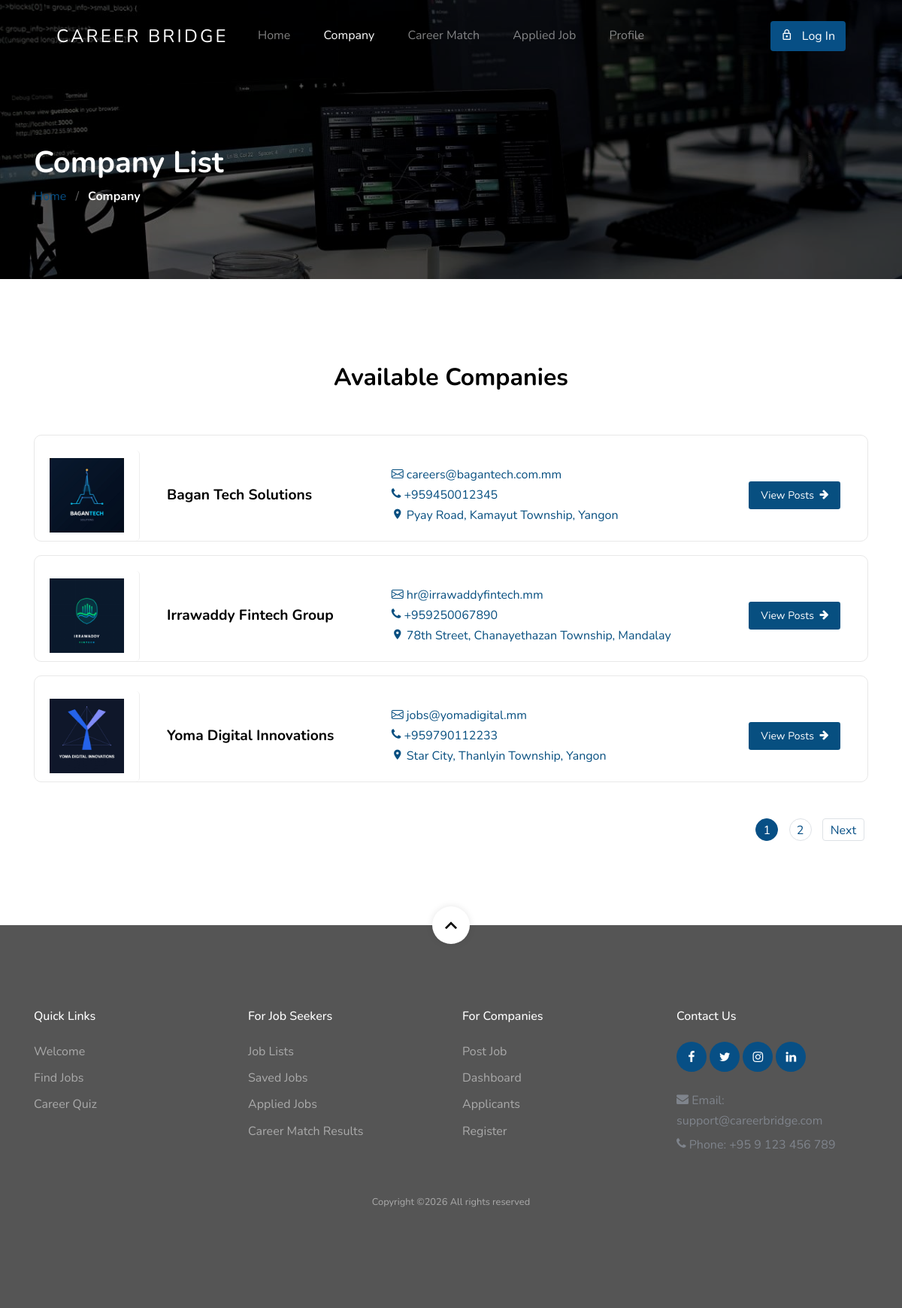
The page /company_list_view on the database its author committed.
### myapp/models.py (models this page shows, shortened)
class Company(models.Model):
    company_name = models.CharField(max_length=200)
    email = models.EmailField(unique=True)
    password = models.CharField(max_length=255)
    EMAIL_PROVIDER = [
        ('gmail', 'Gmail'),
        ('outlook', 'Outlook'),
        ('custom', 'Custom'),
    ]
    email_provider = models.CharField(
        max_length=20,
        choices=EMAIL_PROVIDER,
        default='gmail'
    )
    email_app_password = models.CharField(
    max_length=255,
    blank=True,
    null=True
)
    smtp_host = models.CharField(
        max_length=255,
        blank=True,
        null=True
    )
    smtp_port = models.IntegerField(
        default=587
    )
    phone = models.CharField(max_length=15)
    description = models.TextField()
    website = models.URLField(blank=True)
    address = models.TextField()
    profile_image = models.ImageField(upload_to='profile/', blank=True, null=True)
    tagline = models.CharField(max_length=255, blank=True, null=True)
    facebook = models.CharField(max_length=255, blank=True, null=True)
    twitter = models.CharField(max_length=255, blank=True, null=True)
    linkedin = models.CharField(max_length=255, blank=True, null=True)

### myapp/views.py (the view)
# urls.py: path('company_list_view', company_list_view, name='company_list_view'),
def company_list_view(request):
    employee = None
    employee_id = request.session.get('employee_id')
    if employee_id:
        employee = Employee.objects.filter(id=employee_id).first()
    companies = Company.objects.all()
    paginator = Paginator(companies, 3)
    page_number = request.GET.get("page")
    companies_page = paginator.get_page(page_number)
    context = {
        'companies': companies_page,
        'employee': employee,
    }
    return render(request, 'company_list_view.html', context)

### templates/company_list_view.html (shortened to what this page needs)
{% load static %}
<!DOCTYPE html>
<html lang="en">
<head>
<link rel="stylesheet" href="{% static 'css/custom-bs.css' %}">
<link rel="stylesheet" href="{% static 'css/jquery.fancybox.min.css' %}">
<link rel="stylesheet" href="{% static 'css/bootstrap-select.min.css' %}">
<link rel="stylesheet" href="{% static 'fonts/icomoon/style.css' %}">
<link rel="stylesheet" href="{% static 'fonts/line-icons/style.css' %}">
<link rel="stylesheet" href="{% static 'css/owl.carousel.min.css' %}">
<link rel="stylesheet" href="{% static 'css/animate.min.css' %}">
<link rel="stylesheet" href="{% static 'css/style.css' %}">
<link rel="stylesheet" href="https://cdn.jsdelivr.net/npm/bootstrap-icons@1.13.1/font/bootstrap-icons.min.css">
</head>
<body id="top">
<div class="site-wrap">
<header class="site-navbar mt-3">
<div class="container-fluid">
<div class="row align-items-center">
<div class="site-logo col-6">
<a href="{% url 'homeview' %}">
Career Bridge
</a>
</div>
<nav class="mx-auto site-navigation">
<ul class="site-menu js-clone-nav d-none d-xl-block ml-0 pl-0">
<li>
<a href="{% url 'homeview' %}">
Home
</a>
</li>
<li>
<a href="{% url 'company_list_view' %}" class="nav-link active">
Company
</a>
</li>
<li>
<a href="{% url 'careerquiz' %}">
Career Match
</a>
</li>
<li>
<a href="{% url 'applied_job'  %}">
Applied Job
</a>
</li>
<li>
<a href="{% url 'employeeprofile' %}">
Profile
</a>
</li>
</ul>
</nav>
<div class="right-cta-menu text-right d-flex align-items-center col-6">
<div class="ml-auto">
{% if request.session.employee_id %}
    <a href="{% url 'employeelogout' %}" class="btn btn-primary border-width-2 d-none d-lg-inline-block" id="logoutBtn"><span class="mr-2 icon-lock_outline"></span>
        Log Out
    </a>
{% else %}
    <a href="{% url 'employeelogin' %}"class="btn btn-primary border-width-2 d-none d-lg-inline-block"><span class="mr-2 icon-lock_outline"></span>
        Log In
    </a>
{% endif %}
</div>
</div>
</div>
</div>
</header>
<section class="section-hero overlay inner-page bg-image"
style="background-image:url('{% static 'images/hero.jpg' %}');"
id="home-section">
<div class="container">
<div class="row">
<div class="col-md-7">
<h1 class="text-white font-weight-bold">
Company List
</h1>
<div class="custom-breadcrumbs">
<a href="{% url 'homeview' %}" class="dec">
Home
</a>
<span class="mx-2 slash">
/
</span>
<span class="text-white">
<strong>
Company
</strong>
</span>
</div>
</div>
</div>
</div>
</section>
<section class="site-section" id="company-section">
<div class="container">
<div class="row mb-5 justify-content-center">
<div class="col-md-7 text-center">
<h2 class="section-title mb-2">
Available Companies
</h2>
</div>
</div>
<ul class="job-listings mb-5">
  {% for company in companies %}
  <a href="{% url 'viewcompanydetail' company.id %}" class="text-decoration-none">
    <li class="job-listing d-block d-sm-flex pb-3 pb-sm-0 align-items-center">
      <div class="job-listing-logo mb-3 mb-sm-0 d-flex align-items-center justify-content-center" style="width: 120px; height: 120px; min-width: 120px; flex-shrink: 0; background: #fff; overflow: hidden; border-radius: 5px;">
        {% if company.profile_image %}
          <img src="{{ company.profile_image.url }}" alt="{{ company.company_name }}" style="width: 100%; height: 100%; object-fit: contain; padding: 0px;">
        {% else %}
          <img src="{% static 'images/default-profile.jpg' %}" alt="Default Company Logo" style="width: 100%; height: 100%; object-fit: contain; padding: 0px;">
        {% endif %}
      </div>
      <div class="row w-100 align-items-center no-gutters mx-0 px-2 px-sm-3">
        <div class="col-12 col-sm-4 mb-2 mb-sm-0">
          <h2 class="h3 font-weight-bold mb-0" style="font-size: 1.2rem; ">
            {{ company.company_name }}
          </h2>
        </div>
        <div class="col-12 col-sm-5 text-left text-sm mb-3 mb-sm-0">
          <div class="job-info" style="color:#074f80 !important">
            <i class="bi bi-envelope"></i> {{ company.email }}
            <br>
            <span class="icon-phone"></span> {{ company.phone }}
            <br>
            <span class="icon-room"></span> {{ company.address }}
          </div>
        </div>
        <div class="col-12 col-sm-3 text-left text-sm-right">
          <object>
            <a href="{% url 'showpost' company.id %}" onclick="event.stopPropagation();" class="btn custom-view-btn btn-sm px-3 py-2">
              View Posts <span class="icon-arrow-right ml-1"></span>
            </a>
          </object>
        </div>
      </div>
    </li>
  </a>
  {% empty %}
  <li class="text-center py-5">
    <h5>No companies found.</h5>
  </li>
  {% endfor %}
</ul>
<div class="row pagination-wrap">
<div class="col-md-12 text-right">
<div class="custom-pagination ml-auto">
<div class="d-inline-block">
{% for num in companies.paginator.page_range %}
{% if companies.number == num %}
<a href="?page={{ num }}#company-section"
class="active">
{{ num }}
</a>
{% else %}
<a href="?page={{ num }}#company-section">
{{ num }}
</a>
{% endif %}
{% endfor %}
</div>
{% if companies.has_next %}
<a href="?page={{ companies.next_page_number }}#company-section"
class="next">
Next
</a>
{% endif %}
</div>
</div>
</div>
</div>
</section>
<footer class="site-footer">
  <a href="#top" class="smoothscroll scroll-top">
    <span class="icon-keyboard_arrow_up"></span>
  </a>
  <div class="container">
    <div class="row mb-5">
      <div class="col-12 col-sm-6 col-md-3 col-lg-3 mb-4 mb-md-0">
        <h3>Quick Links</h3>
        <ul class="list-unstyled">
          <li><a href="{% url 'intro' %}" class="dec">Welcome</a></li>
          <li><a href="{% url 'homeview' %}" class="dec">Find Jobs</a></li>
          <li><a href="{% url 'careerquiz' %}" class="dec">Career Quiz</a></li>
        </ul>
      </div>
      <div class="col-12 col-sm-6 col-md-3 col-lg-3 mb-4 mb-md-0">
        <h3>For Job Seekers</h3>
        <ul class="list-unstyled">
          <li><a href="{% url 'homeview' %}#list" class="dec">Job Lists</a></li>
          <li><a href="{% url 'savedjobs' %}" class="dec">Saved Jobs</a></li>
          <li><a href="{% url 'applied_job' %}" class="dec">Applied Jobs</a></li>
          <li><a href="{% url 'result_history' %}" class="dec">Career Match Results</a></li>
        </ul>
      </div>
      <div class="col-12 col-sm-6 col-md-3 col-lg-3 mb-4 mb-md-0">
        <h3>For Companies</h3>
        <ul class="list-unstyled">
          <li><a href="{% url 'companypost' %}" class="dec">Post Job</a></li>
          <li><a href="{% url 'company_index' %}" class="dec">Dashboard</a></li>
          <li><a href="{% url 'company_candidates' %}" class="dec">Applicants</a></li>
          <li><a href="{% url 'companyregister' %}" class="dec">Register</a></li>
        </ul>
      </div>
      <div class="col-12 col-sm-6 col-md-3 col-lg-3 mb-4 mb-md-0">
        <h3>Contact Us</h3>
        <div class="footer-social mb-3">
          <a href="https://www.facebook.com/" target="_blank" rel="noopener noreferrer">
            <span class="icon-facebook"></span>
          </a>
          <a href="https://twitter.com/" target="_blank" rel="noopener noreferrer">
            <span class="icon-twitter"></span>
          </a>
          <a href="https://www.instagram.com/" target="_blank" rel="noopener noreferrer">
            <span class="icon-instagram"></span>
          </a>
          <a href="https://www.linkedin.com/" target="_blank" rel="noopener noreferrer">
            <span class="icon-linkedin"></span>
          </a>
        </div>
        <p class="mb-1 text-break">
          <span class="icon-envelope"></span>
          Email: support@careerbridge.com
        </p>
        <p class="mb-0 text-break">
          <span class="icon-phone"></span>
          Phone: +95 9 123 456 789
        </p>
      </div>
    </div>
    <div class="row text-center">
      <div class="col-12">
        <p class="copyright"><small>
          Copyright &copy;<script>document.write(new Date().getFullYear());</script> All rights reserved
        </small></p>
      </div>
    </div>
  </div>
</footer>
</div>
</body>
</html>

### templates/company_list_view.html (style rules this page uses)
.custom-view-btn { background-color: #074f80 !important; color: #ffffff !important; border: none; transition: background-color 0.3s ease, color 0.3s ease; }

### rows shown on the page
Company: profile_image (picture), company_name "Bagan Tech Solutions", email "careers@bagantech.com.mm", phone "+959450012345", address "Pyay Road, Kamayut Township, Yangon"
Company: profile_image (picture), company_name "Irrawaddy Fintech Group", email "hr@irrawaddyfintech.mm", phone "+959250067890", address "78th Street, Chanayethazan Township, Mandalay"
Company: profile_image (picture), company_name "Yoma Digital Innovations", email "jobs@yomadigital.mm", phone "+959790112233", address "Star City, Thanlyin Township, Yangon"

### other values the page prints
{{ num }} "1"
{{ num }} "2"
